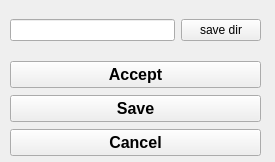
<?xml version="1.0" encoding="UTF-8"?>
<ui version="4.0">
 <class>OutputPathInputConfigWindow</class>
 <widget class="QWidget" name="OutputPathInputConfigWindow">
  <property name="geometry">
   <rect>
    <x>0</x>
    <y>0</y>
    <width>275</width>
    <height>162</height>
   </rect>
  </property>
  <property name="windowTitle">
   <string>Output File Path Configuration</string>
  </property>
  <widget class="QWidget" name="gridLayoutWidget">
   <property name="geometry">
    <rect>
     <x>10</x>
     <y>0</y>
     <width>251</width>
     <height>61</height>
    </rect>
   </property>
   <layout class="QGridLayout" name="gridLayout">
    <item row="0" column="1">
     <widget class="QLineEdit" name="lineedit_filepath"/>
    </item>
    <item row="0" column="2">
     <widget class="QPushButton" name="pushbutton_output_path">
      <property name="text">
       <string>save dir</string>
      </property>
     </widget>
    </item>
   </layout>
  </widget>
  <widget class="QWidget" name="verticalLayoutWidget">
   <property name="geometry">
    <rect>
     <x>10</x>
     <y>60</y>
     <width>251</width>
     <height>98</height>
    </rect>
   </property>
   <layout class="QVBoxLayout" name="verticalLayout">
    <item>
     <widget class="QPushButton" name="pushbutton_accept">
      <property name="font">
       <font>
        <pointsize>12</pointsize>
        <weight>75</weight>
        <bold>true</bold>
       </font>
      </property>
      <property name="text">
       <string>Accept</string>
      </property>
     </widget>
    </item>
    <item>
     <widget class="QPushButton" name="pushbutton_save">
      <property name="font">
       <font>
        <pointsize>12</pointsize>
        <weight>75</weight>
        <bold>true</bold>
       </font>
      </property>
      <property name="text">
       <string>Save</string>
      </property>
     </widget>
    </item>
    <item>
     <widget class="QPushButton" name="pushbutton_cancel">
      <property name="font">
       <font>
        <pointsize>12</pointsize>
        <weight>75</weight>
        <bold>true</bold>
       </font>
      </property>
      <property name="text">
       <string>Cancel</string>
      </property>
     </widget>
    </item>
   </layout>
  </widget>
 </widget>
 <resources/>
 <connections/>
</ui>
